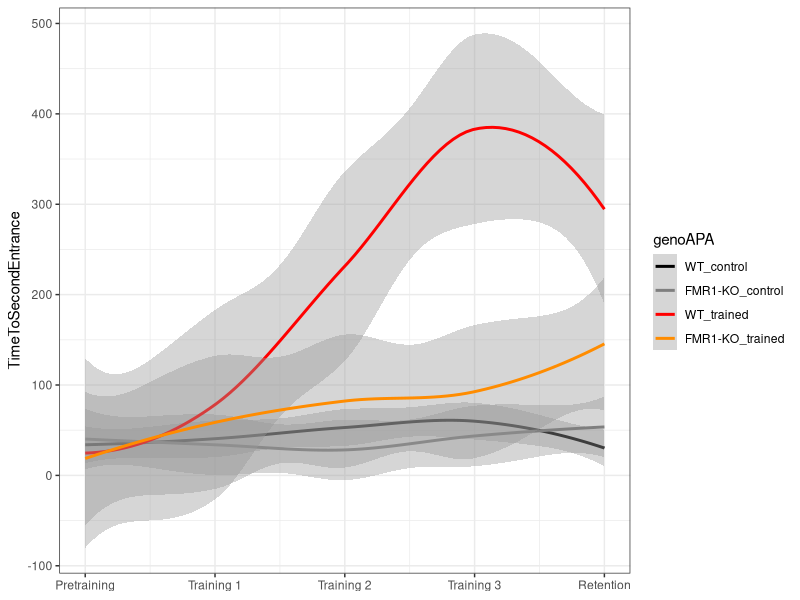
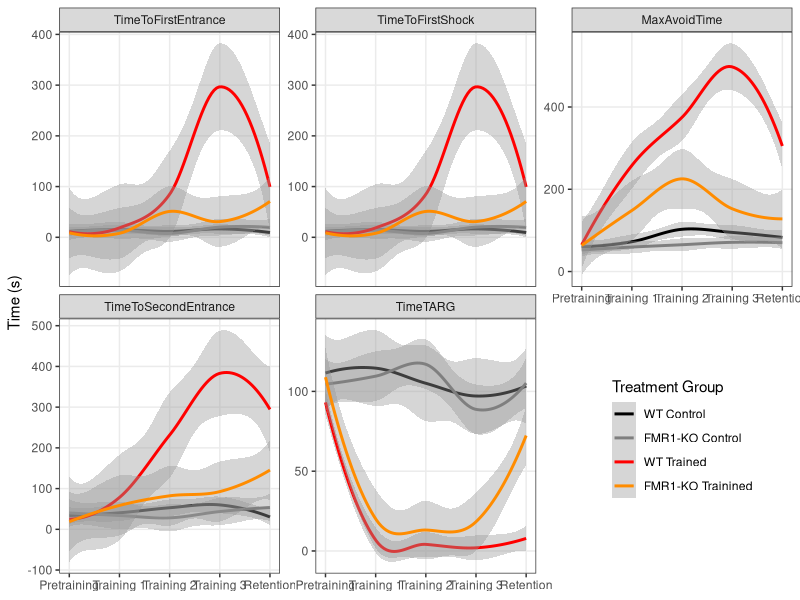
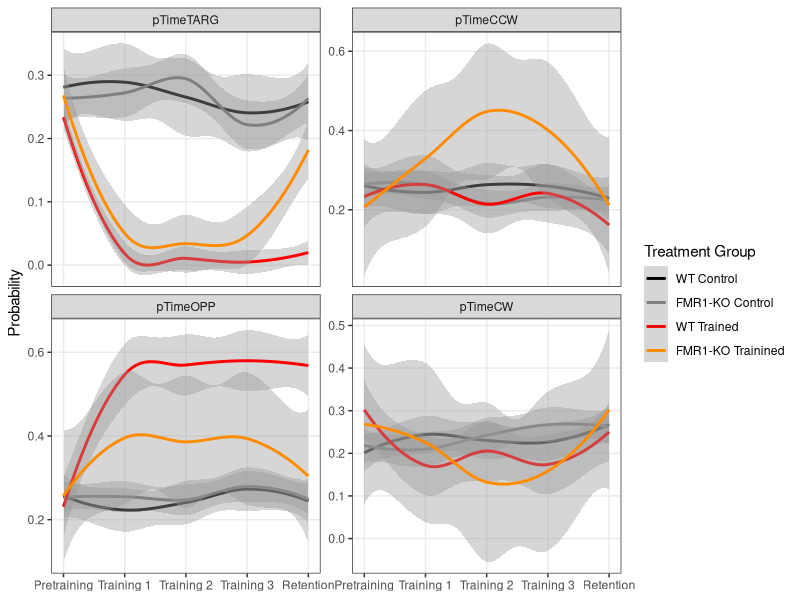
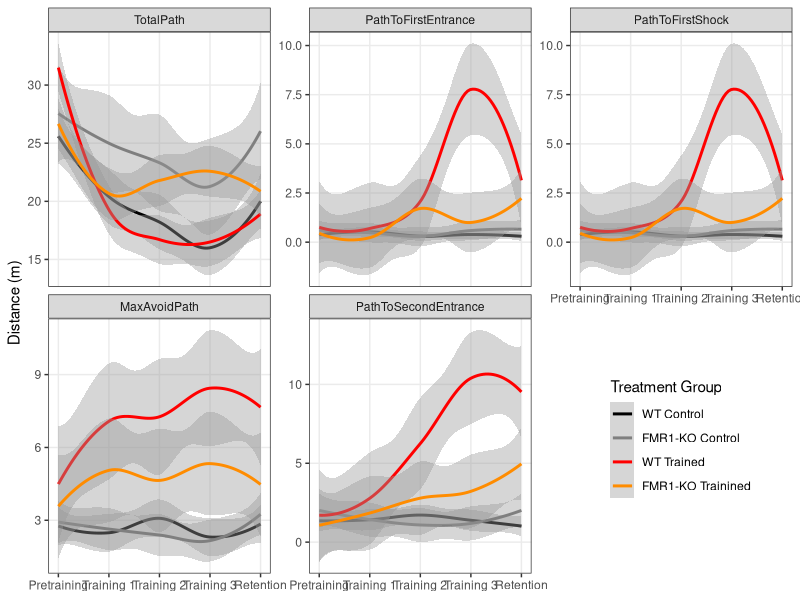
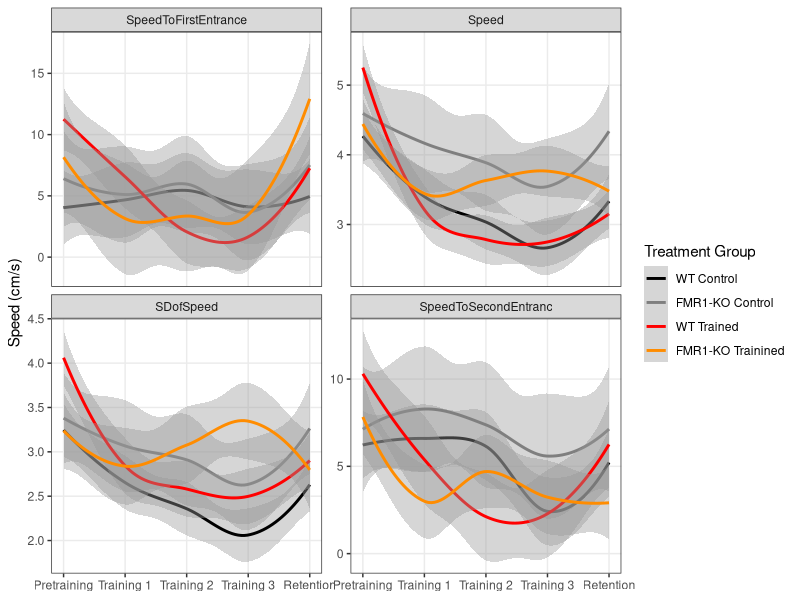
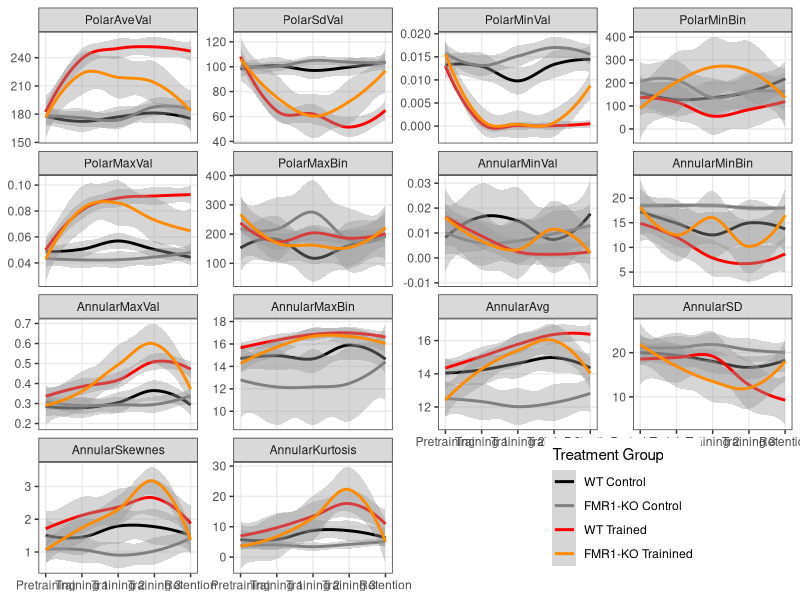
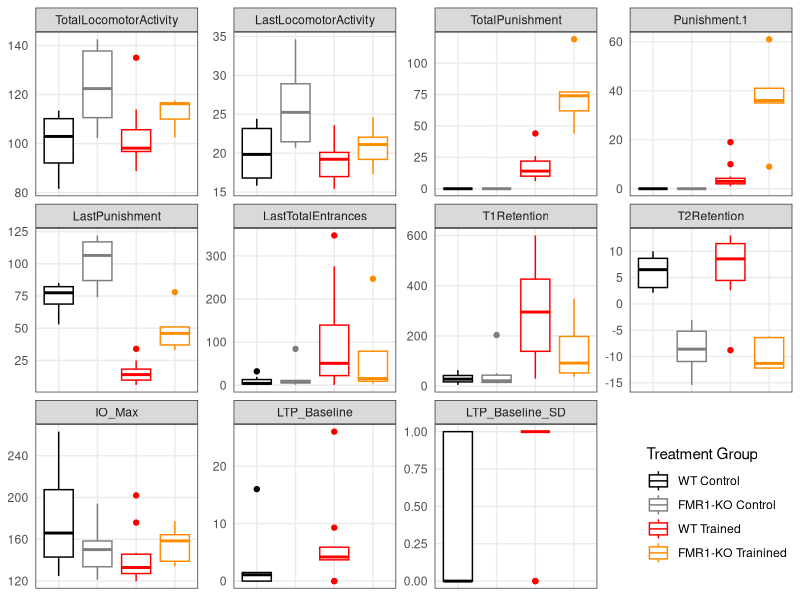

Write the R code that produced these figures, in order. (Note: this script raises an error after producing the figures.)
# Part 1: Reading and analyzing beahvior and physiology data

## load libraries -----
library(dplyr) ## for filtering and selecting rows
library(plyr) ## for renmaing factors
library(ggplot2) ## for awesome plots!
library(reshape2) #@ for melting dataframe

## wrangle the raw wt and fmr1 dataframes ----

## read the data 
setwd("~/Github/qPCR-mouse/Rayna/2013/data")
wt <- read.csv("01_WTbehavephys.csv", header=TRUE, stringsAsFactors = FALSE, na.strings = c("", "ND", "N/A"))
fmr1 <- read.csv("01_FMR1behavephys.csv", header=TRUE, stringsAsFactors = FALSE, na.strings = c("", "ND", "N/A"))

## fixing columns both fmr1 and wt are as equivilent as possible
wt$filename <- as.character(paste(wt$filename, wt$X, sep="_")) ## mgerge 2 columns 

## delete obsolete columns
wt$X <- NULL 
wt$X.1 <- NULL
fmr1$X <- NULL
wt$next. <- NULL
fmr1$next. <- NULL
fmr1$PopSpike.max........mV. <- NA  ## add column
fmr1$PospSpike.Probability <- NA  ## add column
fmr1 <- fmr1[-c(75:80), ] ## removing rows
names(wt)
names(fmr1)


## create ind column with a animal name that matches qpcr (e.g "FMR1 AB" or "BL 19")
wt$ind <- wt$filename
head(wt$ind)
wt$ind <- gsub("[[:blank:]]*bl", "BL ", wt$ind) ##removed blank space then changes bl1... to BL 1...
wt$ind <- gsub("D[[:print:]]*", "", wt$ind) ## deletes the D (for Day) and everythign thereafter
wt$ind

fmr1$ind <- fmr1$filename
fmr1$ind <- gsub("RoomTrack_", "", fmr1$ind) ##remove RommTrack_"
fmr1$ind <- gsub("fmr1", "FMR1 ", fmr1$ind) ## changes to FMR1
fmr1$ind <- gsub("frm1", "FMR1 ", fmr1$ind) ## because one was typed wrong
fmr1$ind <- gsub("wildtype", "BL ", fmr1$ind) ## that one wildtype sample name
fmr1$ind <- gsub("_[ptr][[:print:]]*", "", fmr1$ind) ##deletes the rest of the filename
fmr1$ind

## rename columns
names(wt)[3] <- "TotalTime"
names(wt)[4] <- "TotalPath"
names(wt)[5] <- "Entrances"
names(wt)[6] <- "TimeToFirstEntrance"
names(wt)[7] <- "PathToFirstEntrance"
names(wt)[8] <- "SpeedToFirstEntrance"
names(wt)[9] <- "EntrancePerDistance"
names(wt)[10] <- "TotalShocks"
names(wt)[11] <- "TimeToFirstShock"
names(wt)[12] <- "PathToFirstShock"
names(wt)[13] <- "Speed"
names(wt)[14] <- "SDofSpeed"
names(wt)[15] <- "LineArity"
names(wt)[16] <- "MaxAvoidTime"
names(wt)[17] <- "MaxAvoidPath"
names(wt)[18] <- "TimeToSecondEntrance"
names(wt)[19] <- "PathToSecondEntrance"
names(wt)[20] <- "SpeedToSecondEntranc"
names(wt)[21] <- "TimeTARG"
names(wt)[22] <- "pTimeTARG"
names(wt)[23] <- "pTimeCCW"
names(wt)[24] <- "pTimeOPP"
names(wt)[25] <- "pTimeCW"
names(wt)[26] <- "RayleigLength"
names(wt)[27] <- "RayleigAngle"
names(wt)[28] <- "PolarAveVal"
names(wt)[29] <- "PolarSdVal"
names(wt)[30] <- "PolarMinVal"
names(wt)[31] <- "PolarMinBin"
names(wt)[32] <- "MinLoBin"
names(wt)[33] <- "MinHiBin"
names(wt)[34] <- "PolarMaxVal"
names(wt)[35] <- "PolarMaxBin"
names(wt)[36] <- "MaxLoBin"
names(wt)[37] <- "MaxHiBin"
names(wt)[38] <- "AnnularMinVal"
names(wt)[39] <- "AnnularMinBin"
names(wt)[40] <- "AnnularMaxVal"
names(wt)[41] <- "AnnularMaxBin"
names(wt)[42] <- "AnnularAvg"
names(wt)[43] <- "AnnularSD"
names(wt)[44] <- "AnnularSkewnes"
names(wt)[45] <- "AnnularKurtosis"
names(wt)[46] <- "ind_bad"
names(wt)[47] <- "genotype_bad"
names(wt)[48] <- "APA"
names(wt)[49] <- "TotalLocomotorActivity"
names(wt)[50] <- "LastLocomotorActivity"
names(wt)[51] <- "TotalPunishment"
names(wt)[53] <- "LastPunishment"
names(wt)[54] <- "LastTotalEntrances"
names(wt)[55] <- "T1Retention"
names(wt)[56] <- "T2Retention"
names(wt)[57] <- "IO_Max"
names(wt)[58] <- "LTP_Baseline"
names(wt)[59] <- "LTP_Baseline_SD"
names(wt) # check all good

## do same for fmr1
names(fmr1)[3] <- "TotalTime"
names(fmr1)[4] <- "TotalPath"
names(fmr1)[5] <- "Entrances"
names(fmr1)[6] <- "TimeToFirstEntrance"
names(fmr1)[7] <- "PathToFirstEntrance"
names(fmr1)[8] <- "SpeedToFirstEntrance"
names(fmr1)[9] <- "EntrancePerDistance"
names(fmr1)[10] <- "TotalShocks"
names(fmr1)[11] <- "TimeToFirstShock"
names(fmr1)[12] <- "PathToFirstShock"
names(fmr1)[13] <- "Speed"
names(fmr1)[14] <- "SDofSpeed"
names(fmr1)[15] <- "LineArity"
names(fmr1)[16] <- "MaxAvoidTime"
names(fmr1)[17] <- "MaxAvoidPath"
names(fmr1)[18] <- "TimeToSecondEntrance"
names(fmr1)[19] <- "PathToSecondEntrance"
names(fmr1)[20] <- "SpeedToSecondEntranc"
names(fmr1)[21] <- "TimeTARG"
names(fmr1)[22] <- "pTimeTARG"
names(fmr1)[23] <- "pTimeCCW"
names(fmr1)[24] <- "pTimeOPP"
names(fmr1)[25] <- "pTimeCW"
names(fmr1)[26] <- "RayleigLength"
names(fmr1)[27] <- "RayleigAngle"
names(fmr1)[28] <- "PolarAveVal"
names(fmr1)[29] <- "PolarSdVal"
names(fmr1)[30] <- "PolarMinVal"
names(fmr1)[31] <- "PolarMinBin"
names(fmr1)[32] <- "MinLoBin"
names(fmr1)[33] <- "MinHiBin"
names(fmr1)[34] <- "PolarMaxVal"
names(fmr1)[35] <- "PolarMaxBin"
names(fmr1)[36] <- "MaxLoBin"
names(fmr1)[37] <- "MaxHiBin"
names(fmr1)[38] <- "AnnularMinVal"
names(fmr1)[39] <- "AnnularMinBin"
names(fmr1)[40] <- "AnnularMaxVal"
names(fmr1)[41] <- "AnnularMaxBin"
names(fmr1)[42] <- "AnnularAvg"
names(fmr1)[43] <- "AnnularSD"
names(fmr1)[44] <- "AnnularSkewnes"
names(fmr1)[45] <- "AnnularKurtosis"
names(fmr1)[46] <- "ind_bad"
names(fmr1)[47] <- "genotype_bad"
names(fmr1)[48] <- "APA"
names(fmr1)[49] <- "TotalLocomotorActivity"
names(fmr1)[50] <- "LastLocomotorActivity"
names(fmr1)[51] <- "TotalPunishment"
names(fmr1)[53] <- "LastPunishment"
names(fmr1)[54] <- "LastTotalEntrances"
names(fmr1)[55] <- "T1Retention"
names(fmr1)[56] <- "T2Retention"
names(fmr1)[57] <- "IO_Max"
names(fmr1)[58] <- "LTP_Baseline"
names(fmr1)[59] <- "LTP_Baseline_SD"

## add columns genotype (easier for wt df than for fmr1 df)
wt$genotype <- as.factor("WT")
fmr1$genotype <- ifelse(grepl("fmr1|frm1",fmr1$filename),'FMR1-KO','WT')
fmr1$genotype <- as.factor(fmr1$genotype)

## binding, clearning, filtering, renaming, adding conditions ----

wtfmr1 <- rbind(wt, fmr1) ## combine the datasets into one
wtfmr1 <- filter(wtfmr1, grepl("Room", filename)) ## remove non-data rows
str(wtfmr1)

## making strings factors
wtfmr1$ind <- as.factor(wtfmr1$ind)  
wtfmr1$APA <- as.factor(wtfmr1$APA) 

## making a bunch of columns numeric
wtfmr1[, c(3:45, 49:56, 58:59)] <- sapply(wtfmr1[, c(3:45, 49:56, 58:59)], as.numeric)
str(wtfmr1)

## add column session with APA information
wtfmr1$session <- ifelse(grepl("pretraining|pretrain|Hab", wtfmr1$filename), "pretraining", 
                     ifelse(grepl("training1|Train1", wtfmr1$filename), "training1",
                            ifelse(grepl("training2|Train2", wtfmr1$filename), "training2",
                                   ifelse(grepl("training3|Train3", wtfmr1$filename), "training3",
                                          ifelse(grepl("retention|reten|Retest", wtfmr1$filename), "retention", "NA")))))
wtfmr1$session  ## check that all names good with no NAs                                 
wtfmr1$session <- as.factor(wtfmr1$session)  
wtfmr1$session <- factor(wtfmr1$session, levels = c("pretraining", "training1", "training2", "training3", "retention"))

### separate out the summary columns and clean up / wrangle ----
summary <- filter(wtfmr1, session == "retention")
summary <- summary[c(60:61,48,62,49:59,1)] #select and reorder columns, so animal first
names(summary)
str(summary)

## rename APA to match qpcr data
summary$APA <- revalue(summary$APA, c("untrained" = "control")) 
summary$APA <- factor(summary$APA, levels = c("control", "trained"))
summary$APA

## making a bunch of columns numeric
summary$IO_Max <- gsub("%", "", summary$IO_Max) #remove the percent sign
summary[, c(5:15)] <- sapply(summary[, c(5:15)], as.numeric)

## create genoAPA column
summary$genoAPA <- summary$genoAPA <- as.factor(paste(summary$genotype,summary$APA, sep="_"))
summary$genoAPA <- factor(summary$genoAPA, levels = c("WT_control", "FMR1-KO_control", "WT_trained", "FMR1-KO_trained"))
summary$genoAPA

### improve indiviual session dataframe ----
str(wtfmr1)
wtfmr1 <- wtfmr1[c(60:61,62,1:45)]  # removes summary columns

##create APA dataframe to add APA to wtfrm1
APA <-  summary[c(1:3)] 
wtfmr1 <- left_join(wtfmr1,APA) 
tail(wtfmr1)

## create columns for genotype*APA, genotype*APA*session, and genotype*APA*session*IND
wtfmr1$genoAPA <- wtfmr1$genoAPA <- as.factor(paste(wtfmr1$genotype,wtfmr1$APA, sep="_"))
wtfmr1$genoAPA <- factor(wtfmr1$genoAPA, levels = c("WT_control", "FMR1-KO_control", "WT_trained", "FMR1-KO_trained"))
wtfmr1$genoAPAsession <- as.factor(paste(wtfmr1$genoAPA, wtfmr1$session, sep="_")) #create genoAPAsession column
wtfmr1$genoAPAsessionInd <- as.factor(paste(wtfmr1$genoAPAsession, wtfmr1$ind, sep="_")) #create genoAPAsessionInd column
head(wtfmr1)
names(wtfmr1)

# reorders dataframe
wtfmr1 <- wtfmr1[c(1:3,5,4,51:52,6:50)]  

### melt the wtfmr1 df to make long for graphics
wtfmr1_long <- melt(wtfmr1, id=c("ind","genotype", "APA", "session", "genoAPA", "genoAPAsession", "genoAPAsessionInd", "filename"))
wtfmr1_long$value <- as.numeric(wtfmr1_long$value)
str(wtfmr1_long)

### Beahvior ggplots!!! -----
## create the color palette
FentonPalette <- c('black','grey50','red','darkorange')

## basic format to behavior of 4 groups by session stat smooth
ggplot(data=wtfmr1, aes(as.numeric(x=session), y=TimeToSecondEntrance, color=genoAPA)) + 
  stat_smooth() + theme_bw() + scale_colour_manual(values=FentonPalette) + 
  scale_x_continuous(name =NULL, 
                     labels=c("1" = "Pretraining", "2" = "Training 1", 
                              "3" = "Training 2", "4" = "Training 3", "5" = "Retention"))

## Plots of time in seconds: saved as 1_TimeMeasures
wtfmr1_long %>% 
  filter(grepl("Time", variable)) %>% 
  filter(!grepl("TotalTime|pTime", variable)) %>% 
  ggplot(aes(as.numeric(x=session), y=value, color=genoAPA)) +
  stat_smooth() + facet_wrap(~variable, scales = "free_y") +
  scale_y_continuous(name="Time (s)") + 
  scale_x_continuous(name =NULL, 
                     labels=c("1" = "Pretraining", "2" = "Training 1", 
                              "3" = "Training 2", "4" = "Training 3", "5" = "Retention")) +
  scale_colour_manual(values=FentonPalette, name="Treatment Group",
                      labels=c("WT Control", "FMR1-KO Control", "WT Trained", "FMR1-KO Trainined")) +
  theme_bw() + 
  theme(panel.grid.minor = element_blank(), legend.position = c(0.85, 0.25))

## Plots of pTime (probability): saved as 1_TimeProbability
wtfmr1_long %>% filter(grepl("pTime", variable)) %>% 
  ggplot(aes(as.numeric(x=session), y=value, color=genoAPA)) +
  stat_smooth() + facet_wrap(~variable, scales = "free_y") +
  scale_y_continuous(name="Probability") + 
  scale_x_continuous(name =NULL, 
                     labels=c("1" = "Pretraining", "2" = "Training 1", 
                              "3" = "Training 2", "4" = "Training 3", "5" = "Retention")) +
  scale_colour_manual(values=FentonPalette, name="Treatment Group",
                      labels=c("WT Control", "FMR1-KO Control", "WT Trained", "FMR1-KO Trainined")) +
  theme_bw() + 
  theme(panel.grid.minor = element_blank())

## Plots of path (distance): saved as 1_Path
wtfmr1_long %>% filter(grepl("Path", variable)) %>% 
  ggplot(aes(as.numeric(x=session), y=value, color=genoAPA)) +
  stat_smooth() + facet_wrap(~variable, scales = "free_y") +
  scale_y_continuous(name="Distance (m)") + 
  scale_x_continuous(name =NULL, 
                     labels=c("1" = "Pretraining", "2" = "Training 1", 
                              "3" = "Training 2", "4" = "Training 3", "5" = "Retention")) +
  scale_colour_manual(values=FentonPalette, name="Treatment Group",
                      labels=c("WT Control", "FMR1-KO Control", "WT Trained", "FMR1-KO Trainined")) +
  theme_bw() + 
  theme(panel.grid.minor = element_blank(), legend.position = c(0.85, 0.25))

## Plots of speed: saved as 1_Speed
wtfmr1_long %>% 
  filter(grepl("Speed|speed", variable))%>% 
  ggplot(aes(as.numeric(x=session), y=value, color=genoAPA)) +
  stat_smooth() + facet_wrap(~variable, scales = "free_y") +
  scale_y_continuous(name="Speed (cm/s)") + 
  scale_x_continuous(name =NULL, 
                     labels=c("1" = "Pretraining", "2" = "Training 1", 
                              "3" = "Training 2", "4" = "Training 3", "5" = "Retention")) +
  scale_colour_manual(values=FentonPalette, name="Treatment Group",
                      labels=c("WT Control", "FMR1-KO Control", "WT Trained", "FMR1-KO Trainined")) +
  theme_bw() + 
  theme(panel.grid.minor = element_blank())

## Other Plots of speed: Rayleight, Polar, Annular Stuff : Saved as 1-Other
wtfmr1_long %>% 
  filter(grepl("Rayleigh|Polar|Annular", variable)) %>% 
  ggplot(aes(as.numeric(x=session), y=value, color=genoAPA)) +
  stat_smooth() + facet_wrap(~variable, scales = "free_y") +
  scale_y_continuous(name=NULL) + 
  scale_x_continuous(name =NULL, 
                     labels=c("1" = "Pretraining", "2" = "Training 1", 
                              "3" = "Training 2", "4" = "Training 3", "5" = "Retention")) +
  scale_colour_manual(values=FentonPalette, name="Treatment Group",
                      labels=c("WT Control", "FMR1-KO Control", "WT Trained", "FMR1-KO Trainined")) +
  theme_bw() + 
  theme(panel.grid.minor = element_blank(),legend.position = c(0.775, 0.125))

### Electrophysiology melting and graphing!!! ---- 

## first, melt the data
summary_long <- melt(summary, id=c("ind","genotype", "APA", "session", "filename", "genoAPA"))
summary_long$value <- as.numeric(summary_long$value)
str(summary_long)

## plot all the summary_long data!: saved as 1-SummaryValues
summary_long %>%
  ggplot(aes(x=genoAPA, y=value, color=genoAPA)) +
  geom_boxplot() +  facet_wrap(~variable, scales = "free_y") +
  theme_bw() +
  scale_y_continuous(name=NULL) + 
  scale_x_discrete(name=NULL) + 
  scale_colour_manual(values=FentonPalette, name="Treatment Group",
                      labels=c("WT Control", "FMR1-KO Control", "WT Trained", "FMR1-KO Trainined")) +
  theme_bw() + 
  theme(panel.grid.minor = element_blank(),
        legend.position = c(0.9, 0.15),
        axis.text.x = element_blank(), 
        axis.ticks = element_blank())

### Correlation plot 1 : all data for individuals ----

## first, make the data a matrix with genoAPAsessionInd as the row names
wtfmr1_matrix <- wtfmr1    #create new dataframe
rownames(wtfmr1_matrix) <- wtfmr1_matrix$genoAPAsessionInd     # set $genoAPAsessionInd as rownames
names(wtfmr1_matrix)
wtfmr1_matrix <- wtfmr1_matrix[-c(1:8,10)] #delete all non-numeric columns and TotalTime
head(wtfmr1_matrix)
str(wtfmr1_matrix)

## next, compute a correlation matrix and melt
wtfmrt_cormat <- round(cor(wtfmr1_matrix),2) # compute correlations
wtfmrt_cormatlong <- melt(wtfmrt_cormat) # melt
head(wtfmrt_cormatlong)

## heatmap NOT clustered!!! # Saved as 1-beahvheatmap-ind
ggplot(data = wtfmrt_cormatlong, aes(x=Var1, y=Var2, fill=value)) + 
  geom_tile(color = "white")+
  scale_fill_gradient2(low = "turquoise4", high = "tan4", mid = "white", 
                       midpoint = 0, limit = c(-1,1), space = "Lab", 
                       name="Pearson\nCorrelation") +
  theme_minimal()+ # minimal theme
  theme(axis.text.x = element_text(angle = 45, vjust = 1, 
                                   size = 10, hjust = 1)) +
  scale_x_discrete(name="") +
  scale_y_discrete(name="") 

### Correlation plot 2 : data averaged first by group ----

## create matrix with genoAPAsession average values
wtfmr1_matrix_avg <- wtfmr1    #create new dataframe
wtfmr1_matrix_avg$genoAPAsession <- as.factor(paste(wtfmr1_matrix_avg$genoAPA, wtfmr1_matrix_avg$session, sep="_")) #create genoAPAsession column
wtfmr1_matrix_avg <- wtfmr1_matrix_avg[-c(1:2,4:6,8,50)] #delete all non-numeric columns

wtfmr1_matrix_avg <- wtfmr1_matrix_avg %>% 
  group_by(genoAPAsession) %>%
  dplyr::summarise_each(funs(mean))
wtfmr1_matrix_avg <- as.data.frame(wtfmr1_matrix_avg)
rownames(wtfmr1_matrix_avg) <- wtfmr1_matrix_avg$genoAPAsession     # set $genoAPAsession as rownames
wtfmr1_matrix_avg[1] <- NULL

## next, compute a correlation matrix and melt
wtfmr1_matrix_avg_cormat <- round(cor(wtfmr1_matrix_avg),2) # compute correlations
wtfmr1_matrix_avg_cormatlong <- melt(wtfmr1_matrix_avg_cormat) # melt
head(wtfmr1_matrix_avg_cormat)

## heatmap clustered!!! # Saved as 1-heatmap-group
ggplot(data = wtfmr1_matrix_avg_cormatlong, aes(x=X1, y=X2, fill=value)) + 
  geom_tile(color = "white")+
  scale_fill_gradient2(low = "turquoise4", high = "tan4", mid = "white", 
                       midpoint = 0, limit = c(-1,1), space = "Lab", 
                       name="Pearson\nCorrelation") +
  theme_minimal()+ # minimal theme
  theme(axis.text.x = element_text(angle = 45, vjust = 1, 
                                   size = 10, hjust = 1)) +
  scale_x_discrete(name="") +
  scale_y_discrete(name="") 


### Heatmap plot 3 : beahvior group aves grouped by gropu?----
## scale columns
head(wtfmr1_matrix_avg)

#dendogram data
x <- as.matrix(scale(wtfmr1_matrix_avg))
head(x)
dd.col <- as.dendrogram(hclust(dist(x)))
dd.row <- as.dendrogram(hclust(dist(t(x))))
dx <- dendro_data(dd.row)
dy <- dendro_data(dd.col)

# helper function for creating dendograms
ggdend <- function(df) {
  ggplot() +
    geom_segment(data = df, aes(x=x, y=y, xend=xend, yend=yend)) +
    labs(x = "", y = "") + theme_minimal() +
    theme(axis.text = element_blank(), axis.ticks = element_blank(),
          panel.grid = element_blank())
}

# x/y dendograms
ggdend(dx$segments) + coord_flip()
ggdend(dy$segments) 

# heatmap
col.ord <- order.dendrogram(dd.col)
row.ord <- order.dendrogram(dd.row)
xx <- scale(wtfmr1_matrix_avg)[col.ord, row.ord]
xx_names <- attr(xx, "dimnames")
df <- as.data.frame(xx)
colnames(df) <- xx_names[[2]]
df$genoAPAsession <- xx_names[[1]]
df$genoAPAsession <- with(df, factor(genoAPAsession, levels=genoAPAsession, ordered=TRUE))
mdf <- reshape2::melt(df, id.vars="genoAPAsession")

ggplot(mdf, aes(x = genoAPAsession, y = variable)) + geom_tile(aes(fill = value)) +
  scale_fill_gradient2(low = "turquoise4", high = "tan4", mid = "white") +
  theme(axis.text.x = element_text(angle = 45, vjust = 1, 
                                   size = 10, hjust = 1)) +
  scale_x_discrete(name="") +
  scale_y_discrete(name="")

## matrix of summary data ----
summary_matrix <- summary
summary_matrix$genoAPAsessionInd <- as.factor(paste(summary_matrix$genoAPA, summary_matrix$session, summary_matrix$ind, sep="_")) #create genoAPAsessionInd column
rownames(summary_matrix) <- summary_matrix$genoAPAsessionInd     # set $genoAPAsessionInd as rownames
summary_matrix <- summary_matrix[-c(1:4,16:18)] #delete all non-numeric columns
head(summary_matrix)

### Not used but useful single plots ----

## simple box plot faceted by genotype colored by genotype
ggplot(data = wtfmr1, aes(x = session, y = TimeToFirstEntrance, fill=genoAPA)) +
  geom_boxplot() + facet_wrap( ~ genoAPA)
## simple box plot colored by genotype
ggplot(data = wtfmr1, aes(x = session, y = TimeToSecondEntrance, by=genoAPA, fill=genoAPA)) +
  geom_boxplot()
## line plots for every individual shown individually
ggplot(data=wtfmr1, aes(as.numeric(x=session), y=PathToSecondEntrance, by=ind, color=genoAPA)) +
  geom_line() + facet_wrap( ~ ind)
## line plots for every individual shown by group
ggplot(data=wtfmr1, aes(as.numeric(x=session), y=TimeToSecondEntrance, by=ind, color=genoAPA)) +
  geom_line() + facet_wrap( ~ genoAPA)
## line plots for every individual shown by group colored by individual
ggplot(data=wtfmr1, aes(as.numeric(x=session), y=PathToSecondEntrance, by=ind, color=ind)) +
  geom_line() + facet_wrap(~ genoAPA) 

## Time to 2nd entrance of 4 groups by session stat smooth
ggplot(data=wtfmr1, aes(as.numeric(x=session), y=TimeToSecondEntrance, color=genoAPA)) + 
  stat_smooth() + # plots line with confidence interval
  scale_y_continuous(name="Time to 2nd Entrance (s)") + # renames x axis
  scale_x_continuous(name =NULL, #removed y axis label
                     labels=c("1" = "Pretraining", "2" = "Training 1",  # renmaes x axis labeles
                              "3" = "Training 2", "4" = "Training 3", "5" = "Retention")) +
  scale_colour_manual(values=FentonPalette, name="Treatment Group", # says use color palete, rename legend
                      labels=c("WT Control", "FMR1-KO Control", "WT Trained", "FMR1-KO Trainined")) + 
  theme_bw() # removes grey background

## some statistics ----
lm1 = lm(data=wtfmr1, TimeToSecondEntrance~genoAPA+session+genoAPA:session)
summary(lm1)
xtabs(data=wtfmr1, ~genoAPA+session)
anova(lm1)
